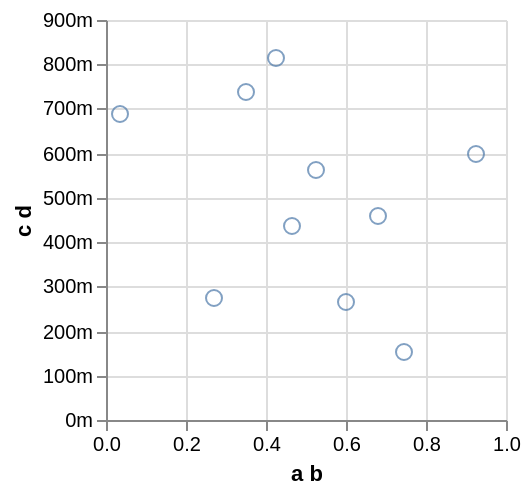

Write the Vega-Lite specification saved for this chart.
### Vega specification from a JSON file in a GitHub repository (floating-point values rounded to 4 significant figures)
{"$schema": "http://vega.github.io/schema/vega/v3.0.json", "padding": 5, "autosize": "pad", "signals": [{"name": "width", "update": "data('layout')[0].width"}, {"name": "height", "update": "data('layout')[0].height"}, {"name": "unit", "value": {}, "on": [{"events": "mousemove", "update": "group()._id ? group() : unit"}]}], "data": [{"name": "source", "values": [{"a b": 0.9229, "c d": 0.5983}, {"a b": 0.682, "c d": 0.46}, {"a b": 0.03553, "c d": 0.6864}, {"a b": 0.3491, "c d": 0.7368}, {"a b": 0.4248, "c d": 0.813}, {"a b": 0.5239, "c d": 0.5616}, {"a b": 0.4668, "c d": 0.4366}, {"a b": 0.2692, "c d": 0.2747}, {"a b": 0.601, "c d": 0.2649}, {"a b": 0.7458, "c d": 0.1544}], "format": {"type": "json", "parse": {"a b": "number", "c d": "number"}}, "transform": [{"type": "filter", "expr": "datum[\"a b\"] !== null && !isNaN(datum[\"a b\"]) && datum[\"c d\"] !== null && !isNaN(datum[\"c d\"])"}]}, {"name": "layout", "values": [{}], "transform": [{"type": "formula", "as": "width", "expr": "200"}, {"type": "formula", "as": "height", "expr": "200"}]}], "marks": [{"name": "main", "type": "group", "from": {"data": "layout"}, "encode": {"update": {"width": {"field": "width"}, "height": {"field": "height"}, "fill": {"value": "transparent"}}}, "marks": [{"name": "marks", "type": "symbol", "role": "point", "from": {"data": "source"}, "encode": {"update": {"x": {"scale": "x", "field": "a b"}, "y": {"scale": "y", "field": "c d"}, "stroke": {"value": "#4c78a8"}, "fill": {"value": "transparent"}, "opacity": {"value": 0.7}}}}], "scales": [{"name": "x", "type": "linear", "domain": {"data": "source", "field": "a b"}, "range": [0, 200], "round": true, "nice": true, "zero": true}, {"name": "y", "type": "linear", "domain": {"data": "source", "field": "c d"}, "range": [200, 0], "round": true, "nice": true, "zero": true}], "axes": [{"scale": "x", "format": "s", "orient": "bottom", "tickCount": 5, "title": "a b", "zindex": 1}, {"scale": "x", "domain": false, "format": "s", "grid": true, "labels": false, "orient": "bottom", "tickCount": 5, "ticks": false, "zindex": 0, "gridScale": "y"}, {"scale": "y", "format": "s", "orient": "left", "title": "c d", "zindex": 1}, {"scale": "y", "domain": false, "format": "s", "grid": true, "labels": false, "orient": "left", "ticks": false, "zindex": 0, "gridScale": "x"}]}]}
